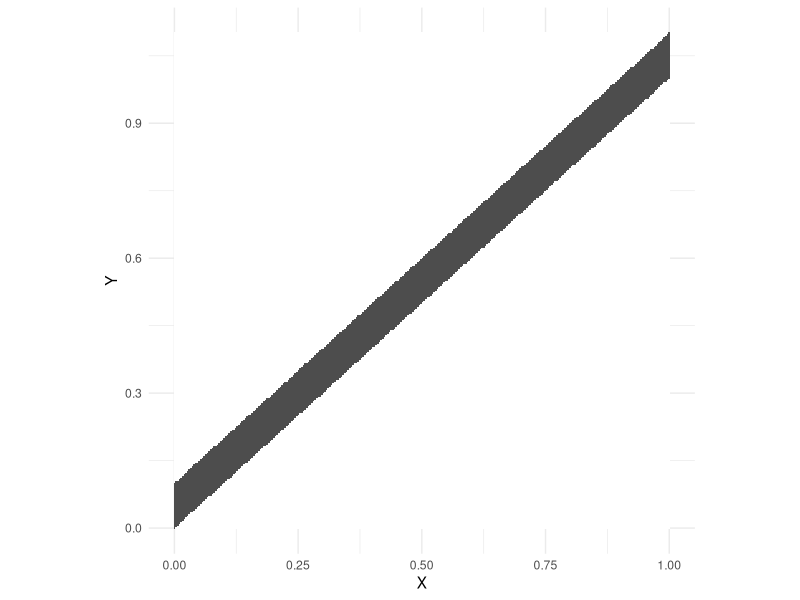
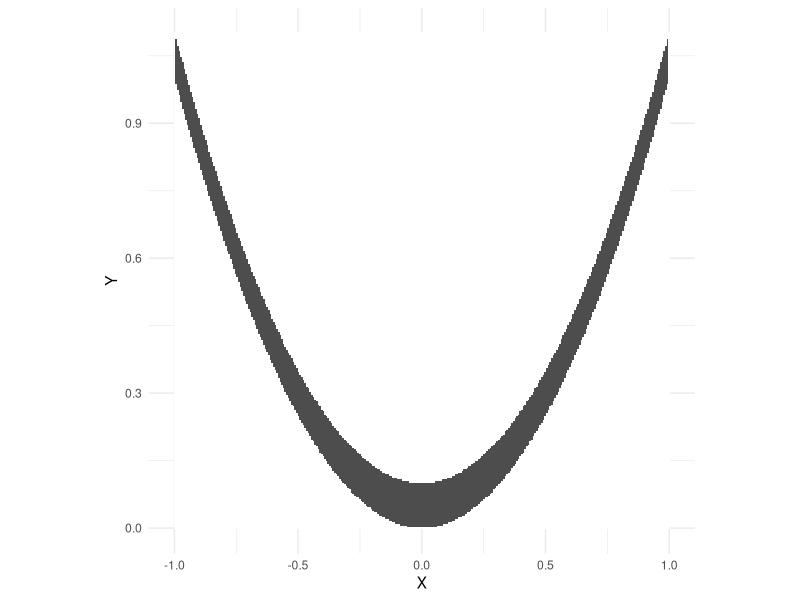
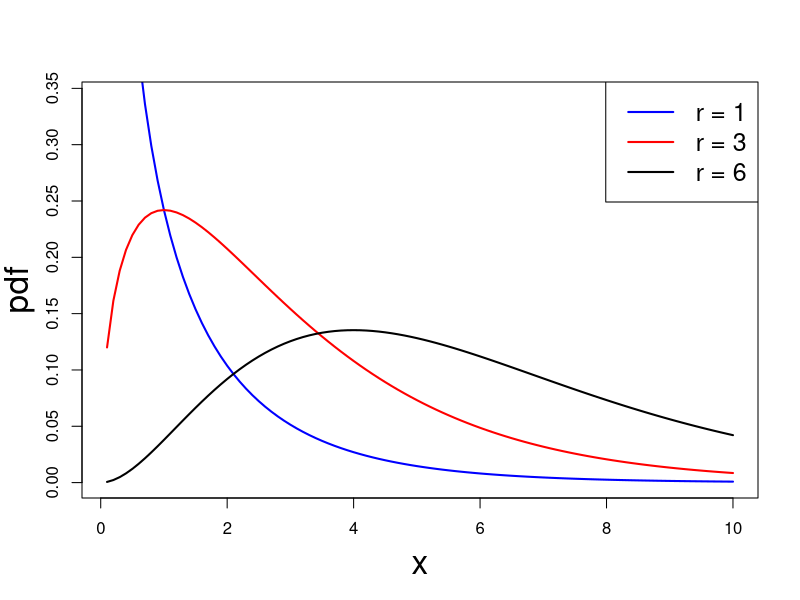
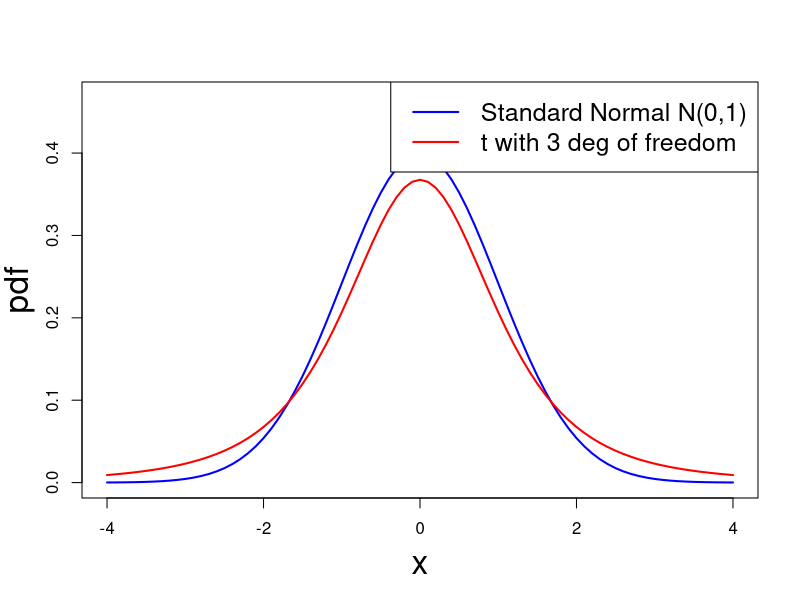

These charts were generated, in order, by the following R code:
## ---- chunk 1
# Load necessary library
library(ggplot2)

# Define the function to check where f_{X,Y}(x,y) is nonzero
f_XY <- function(x, y) {
  if (x >= 0 & x <= 1 & y >= x & y <= x + 1/10) {
    return(1)  # Nonzero region (1 means presence)
  } else {
    return(0)  # Zero region (0 means absence)
  }
}

# Generate a finer grid of (x, y) values
x_values <- seq(0, 1, length.out = 300)  
y_values <- seq(0, 1.1, length.out = 300)  

# Create a matrix to store function values
z_matrix <- outer(x_values, y_values, Vectorize(f_XY))

# Convert to a data frame for ggplot2
df <- expand.grid(x = x_values, y = y_values)
df$z <- as.vector(z_matrix)

# Plot the filled region with 1:1 aspect ratio
ggplot(df, aes(x, y, fill = factor(z))) +
  geom_tile() +  
  scale_fill_manual(values = c("white", "gray30")) +  # White for 0, dark gray for nonzero
  labs(x = "X", y = "Y") +  # Remove title
  theme_minimal() +
  theme(legend.position = "none",  # Remove legend for clarity
        aspect.ratio = 1)  # Set aspect ratio to 1:1

## ---- chunk 2
# Load necessary library
library(ggplot2)

# Define the function to check where f_{X,Y}(x,y) is nonzero
f_XY <- function(x, y) {
  if (x > -1 & x < 1 & y > x^2 & y < x^2 + 1/10) {
    return(1)  # Nonzero region (1 means presence)
  } else {
    return(0)  # Zero region (0 means absence)
  }
}

# Generate a finer grid of (x, y) values
x_values <- seq(-1, 1, length.out = 300)  # x in (-1,1)
y_values <- seq(0, 1.1, length.out = 300)  # y in a reasonable range

# Create a matrix to store function values
z_matrix <- outer(x_values, y_values, Vectorize(f_XY))

# Convert to a data frame for ggplot2
df <- expand.grid(x = x_values, y = y_values)
df$z <- as.vector(z_matrix)

# Plot the filled region with 1:1 aspect ratio
ggplot(df, aes(x, y, fill = factor(z))) +
  geom_tile() +  
  scale_fill_manual(values = c("white", "gray30")) +  # White for 0, dark gray for nonzero
  labs(x = "X", y = "Y") +
  theme_minimal() +
  theme(legend.position = "none",  # Remove legend for clarity
        aspect.ratio = 1)  # Set aspect ratio to 1:1

## ---- chunk 3
# Set the degrees of freedom
degree1 <- 1
degree2 <- 3
degree3 <- 6

# Generate values for the x-axis
x_values <- seq(0.1, 10, by = 0.1)

# Calculate the probability density function (PDF) values for each x for the 3 distributions
pdf_values1 <- dchisq(x_values, df = degree1)
pdf_values2 <- dchisq(x_values, df = degree2)
pdf_values3 <- dchisq(x_values, df = degree3)


# Plot the gamma PDFs
plot(x_values, 
    pdf_values1, 
    type = "l", 
    col = "blue", lwd = 2,
    xlab = "", 
    ylab = "",
    ylim = c(0, max(pdf_values2, pdf_values3) + 0.1))

lines(x_values, 
      pdf_values2, 
      col = "red", 
      lwd = 2)

lines(x_values, 
      pdf_values3, 
      col = "black", 
      lwd = 2)

mtext("x", side=1, line=3, cex=2)
mtext("pdf", side=2, line=2.5, cex=2)

# Add a legend
legend("topright", legend = c(paste("r =", degree1),
                              paste("r =", degree2),
                              paste("r =", degree3)),
       col = c("blue", "red", "black"), lty = 1, lwd = 2, cex = 1.5)

## ---- chunk 4

# Set the degrees of freedom for t-distribution
degree1 <- 3

# Generate values for the x-axis
x_values <- seq(-4, 4, by = 0.1)  # Adjusted for standard normal distribution

# Calculate the probability density function (PDF) values for each x for the 3 distributions
pdf_values1 <- dnorm(x_values)
pdf_values2 <- dt(x_values, df = degree1)

# Plot the standard normal and t-distributions
plot(x_values, 
     pdf_values1, 
     type = "l", 
     col = "blue", 
     lwd = 2,
     xlab = "", 
     ylab = "",
     ylim = c(0, max(pdf_values2, pdf_values3) + 0.1))

lines(x_values, 
      pdf_values2, 
      col = "red", 
      lwd = 2)


mtext("x", side = 1, line = 3, cex = 2)
mtext("pdf", side = 2, line = 2.5, cex = 2)

# Add a legend
legend("topright", 
       legend = c("Standard Normal N(0,1)", 
                  paste("t with", degree1, "deg of freedom")),
       col = c("blue", "red"), 
       lty = 1, 
       lwd = 2, 
       cex = 1.5)

